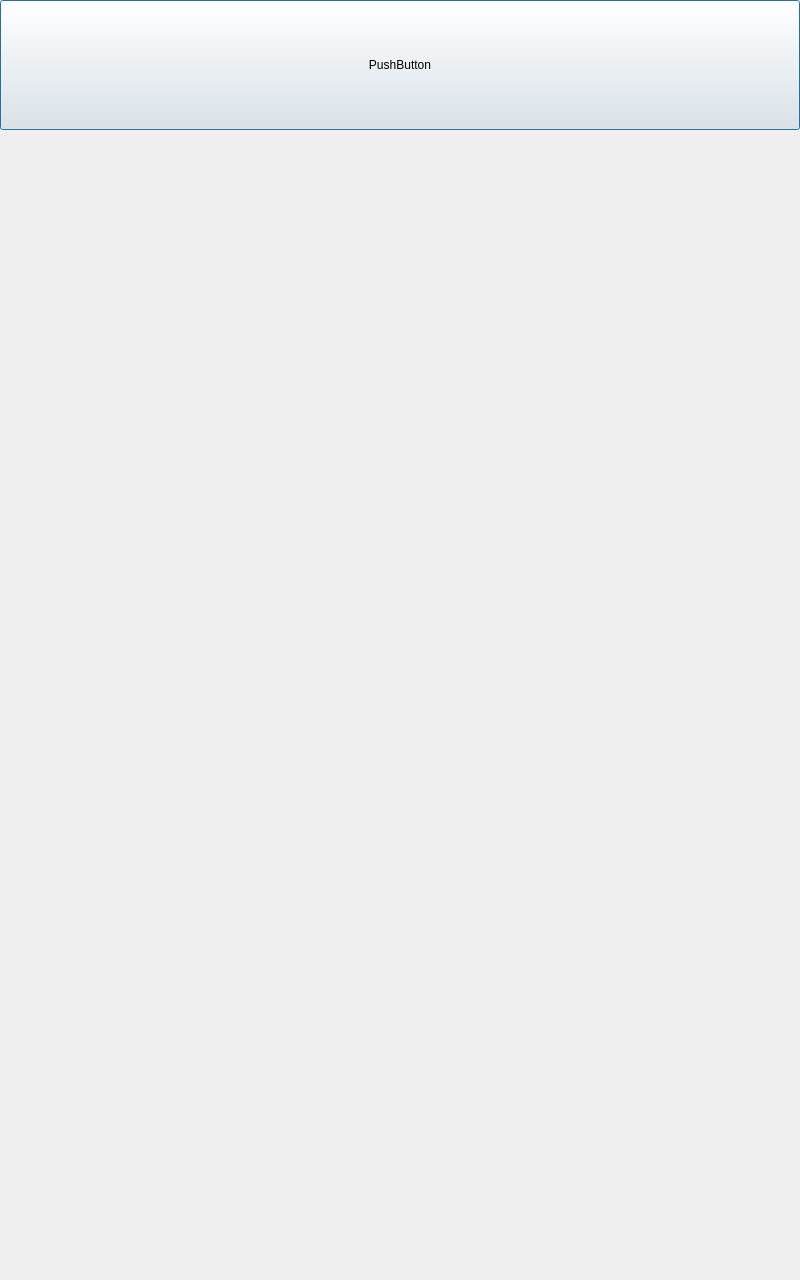
<?xml version="1.0" encoding="UTF-8"?>
<ui version="4.0">
 <class>ID_Config</class>
 <widget class="QDialog" name="ID_Config">
  <property name="geometry">
   <rect>
    <x>0</x>
    <y>0</y>
    <width>800</width>
    <height>1280</height>
   </rect>
  </property>
  <property name="windowTitle">
   <string>Dialog</string>
  </property>
  <widget class="QPushButton" name="pushButton">
   <property name="geometry">
    <rect>
     <x>0</x>
     <y>0</y>
     <width>800</width>
     <height>130</height>
    </rect>
   </property>
   <property name="text">
    <string>PushButton</string>
   </property>
  </widget>
 </widget>
 <resources/>
 <connections/>
</ui>
